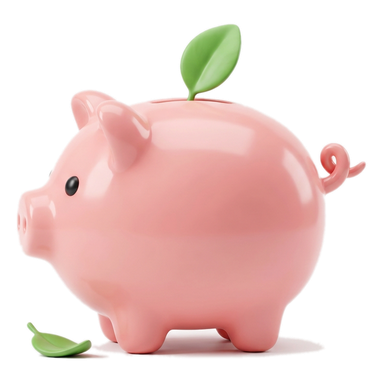
#> input picture WebPreview/assets/cat-saving.png, 384 x 384 px
$ python -i prepare_art.py   (imports and definitions only)
#> lines starting #> are read from the running program, lines starting #| are printed output that depends on the picture
#> further down, picture is the input picture: PIL image 384x384 RGBA; mean R, G, B, A 109.5, 83.3, 79.1, 119
"""Turn the Figma AI illustrations (white background) into transparent, trimmed PNGs.

Usage, from the repository root:
    python -I WebPreview/prepare_art.py <folder-of-generated-pngs> <output-folder> [size]

Each image's white background is flood-filled from the edges (enclosed white areas such as a
clock face are kept), the edge is softened, the art is trimmed and fitted into a square canvas.
"""
import sys
from pathlib import Path

from PIL import Image, ImageChops, ImageDraw, ImageFilter

SENTINEL = (255, 0, 255)
# Images whose generated background carries a soft floor shadow or glow need a looser cut.
THRESH = {"cat-saving.png": 46, "div-confirm.png": 52, "misc-bulb.png": 70}


def transparent(img, thresh=24):
#> called with thresh = 24
    rgb = img.convert("RGB")
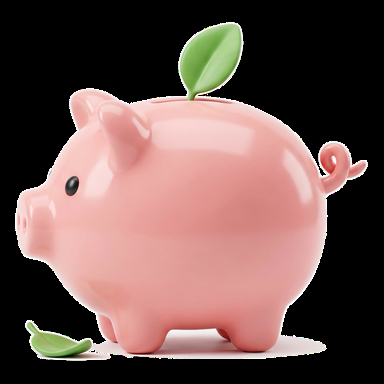
#> rgb: PIL image 384x384 RGB; mean R, G, B 109.5, 83.3, 79.1
    w, h = rgb.size
#> w = 384; h = 384
    seeds = [(x, y) for x in range(0, w, 16) for y in (0, h - 1)] + [(x, y) for y in range(0, h, 16) for x in (0, w - 1)]
    for xy in seeds:
        if rgb.getpixel(xy) != SENTINEL and sum(rgb.getpixel(xy)) > 3 * 225:
            ImageDraw.floodfill(rgb, xy, SENTINEL, thresh=thresh)
    key = Image.new("RGB", (w, h), SENTINEL)
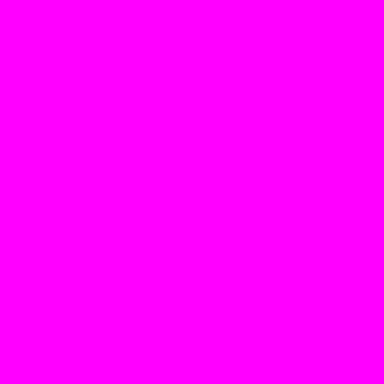
#> key: PIL image 384x384 RGB; mean R, G, B 255, 0, 255
    diff = ImageChops.difference(rgb, key).convert("L")
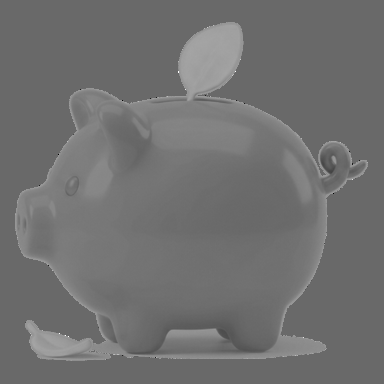
#> diff: PIL image 384x384 L; min 0, max 255, mean 112.3
    mask = diff.point(lambda v: 255 if v > 8 else 0).filter(ImageFilter.GaussianBlur(1.6))
    out = img.convert("RGBA")
    out.putalpha(mask)
    return out


def fit(img, size, margin=0.04):
    box = img.getbbox() or (0, 0, img.width, img.height)
    art = img.crop(box)
    inner = int(size * (1 - 2 * margin))
    art.thumbnail((inner, inner), Image.LANCZOS)
    canvas = Image.new("RGBA", (size, size), (0, 0, 0, 0))
    canvas.alpha_composite(art, ((size - art.width) // 2, (size - art.height) // 2))
    return canvas


def main():
    src, dst = Path(sys.argv[1]), Path(sys.argv[2])
    size = int(sys.argv[3]) if len(sys.argv) > 3 else 384
    dst.mkdir(parents=True, exist_ok=True)
    for p in sorted(src.glob("*.png")):
        fit(transparent(Image.open(p), THRESH.get(p.name, 24)), size).save(dst / p.name, optimize=True)
        print(p.name)


# [2 lines not run here, left out]

>>> from PIL import Image
>>> picture = Image.open('assets/cat-saving.png')
>>> result = transparent(picture)

$ run again, on WebPreview/assets/cat-income.png
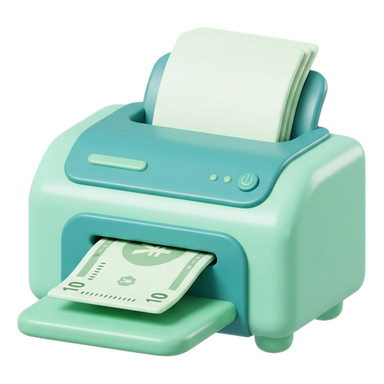
#> input picture WebPreview/assets/cat-income.png, 384 x 384 px
#> picture is the input picture: PIL image 384x384 RGBA; mean R, G, B, A 93.4, 124.2, 113.9, 150.5
#> in transparent, `rgb = img.convert("RGB")`:
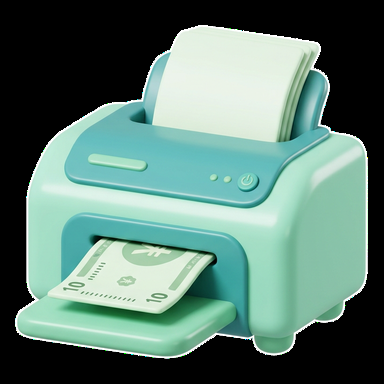
#> rgb: PIL image 384x384 RGB; mean R, G, B 93.4, 124.2, 113.9
#> in transparent, `diff = ImageChops.difference(rgb, key).convert("L")`:
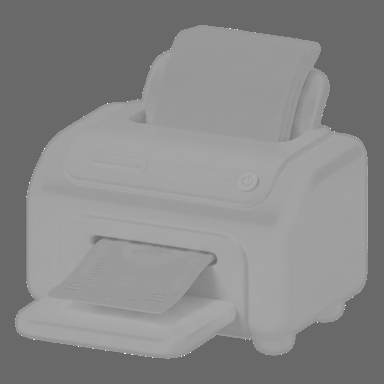
#> diff: PIL image 384x384 L; min 91, max 255, mean 137.2
#> mask: PIL image 384x384 L; every value is 255

$ run again, on WebPreview/assets/cat-risk.png
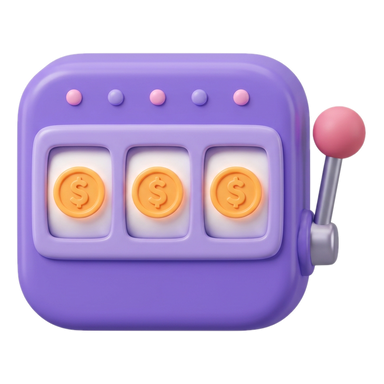
#> input picture WebPreview/assets/cat-risk.png, 384 x 384 px
#> picture is the input picture: PIL image 384x384 RGBA; mean R, G, B, A 95.5, 79, 111.9, 143
#> in transparent, `rgb = img.convert("RGB")`:
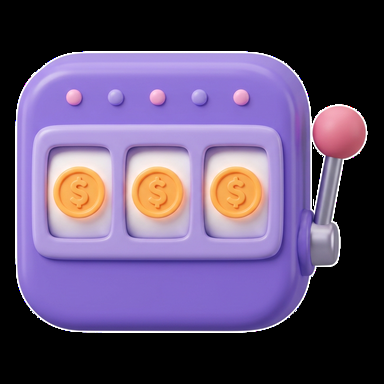
#> rgb: PIL image 384x384 RGB; mean R, G, B 95.5, 79, 111.9
#> in transparent, `diff = ImageChops.difference(rgb, key).convert("L")`:
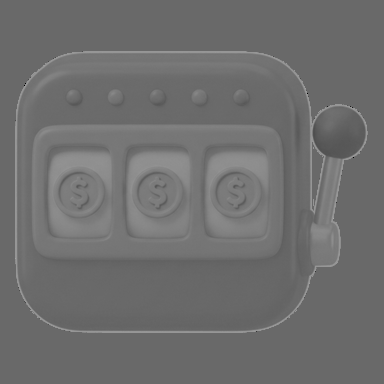
#> diff: PIL image 384x384 L; min 0, max 170, mean 110.3

$ run again, on WebPreview/assets/div-calendar.png
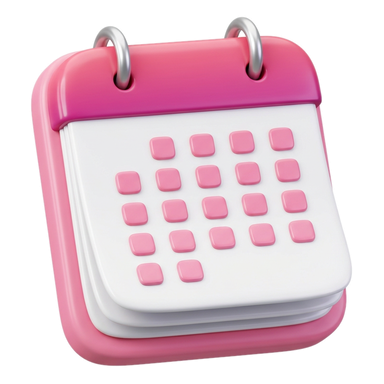
#> input picture WebPreview/assets/div-calendar.png, 384 x 384 px
#> picture is the input picture: PIL image 384x384 RGBA; mean R, G, B, A 138.4, 108.6, 119.8, 157.3
#> in transparent, `rgb = img.convert("RGB")`:
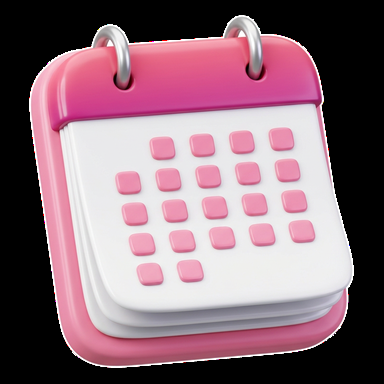
#> rgb: PIL image 384x384 RGB; mean R, G, B 138.4, 108.6, 119.8
#> in transparent, `diff = ImageChops.difference(rgb, key).convert("L")`:
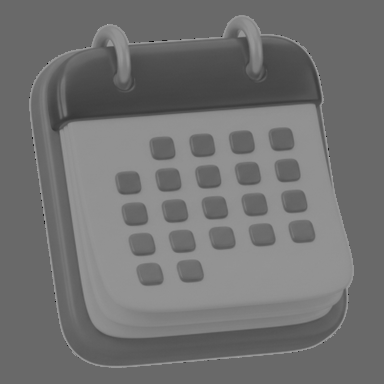
#> diff: PIL image 384x384 L; min 0, max 188, mean 113.9
